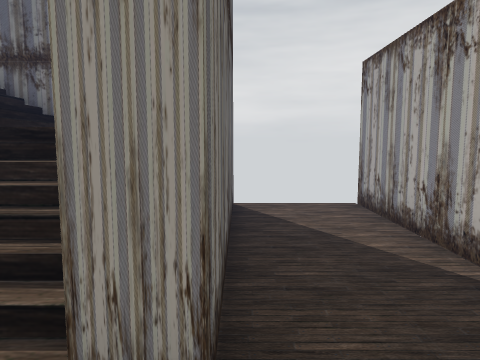
view 1 (above)

20 first-person views from a walk through a 3-D level made in the Unity game engine. The camera is 1.3 m above the floor, tilts 6° down and sees 70° across. Doors are open. The floor is counted in squares, 1 m on a side. Each view is taken from the middle of a square. On the plan, view 1 faces up. The plan holds only what a view shows up to about 15 squares ahead; the rest is blank. The place goes on beyond the plan. The player character is not drawn. Some surface patterns are stand-ins.

view 2
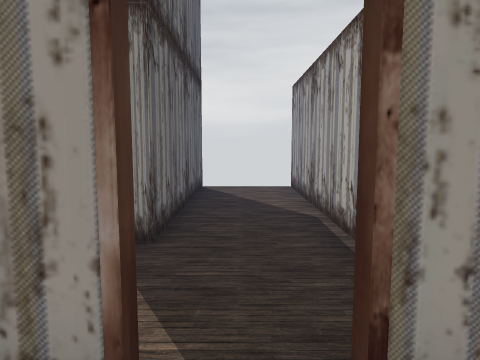

view 3
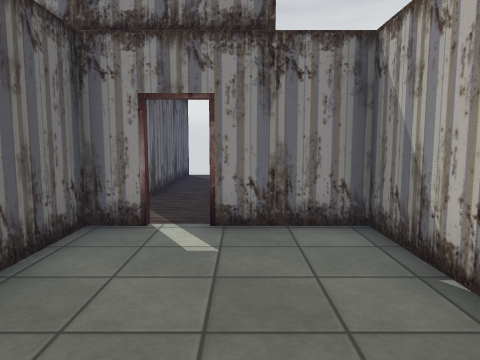

view 4
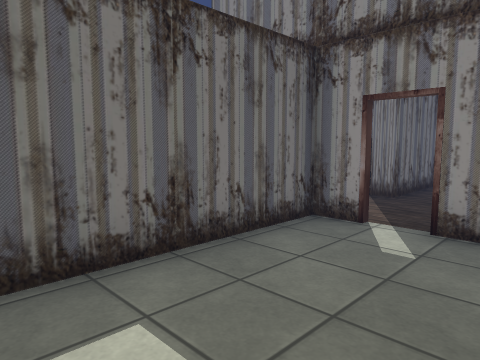

view 5
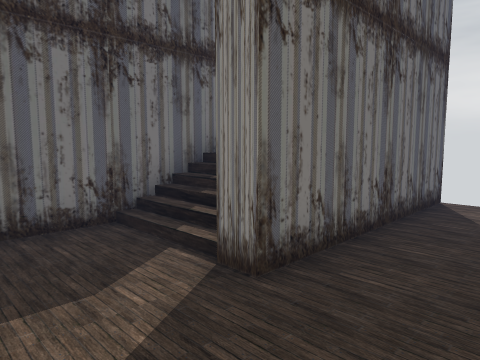

view 6
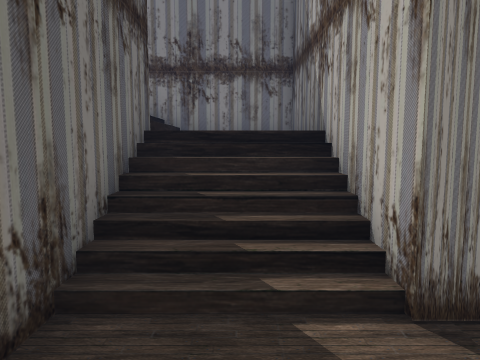

view 7
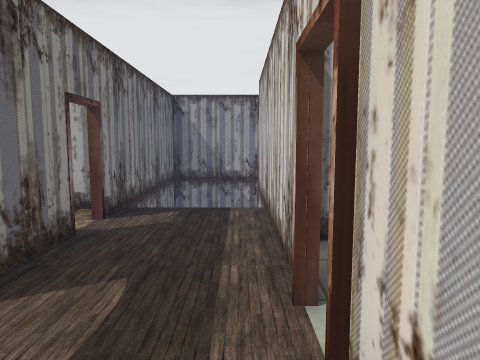

view 8
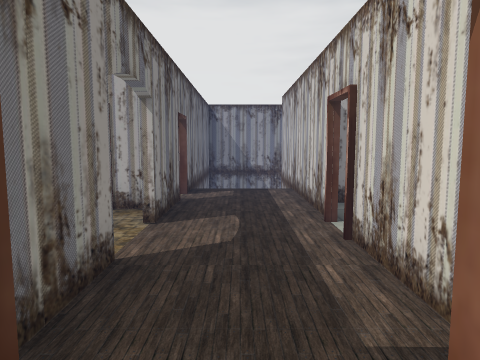

view 9
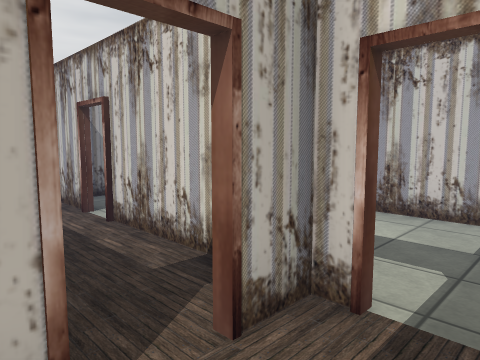

view 10
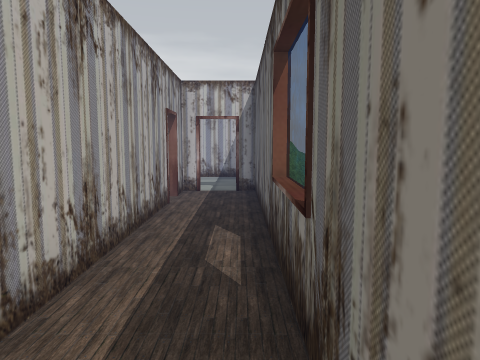

view 11
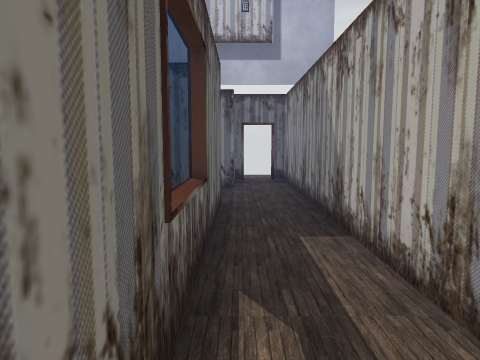

view 12
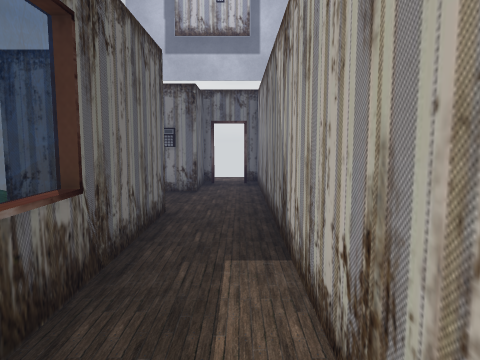

view 13
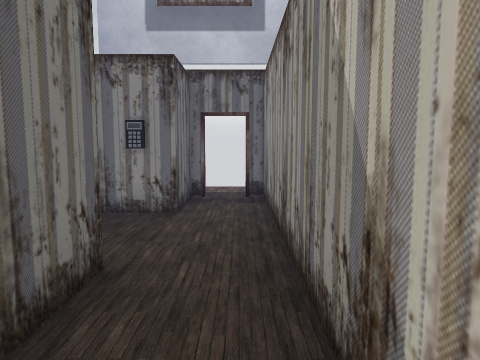

view 14
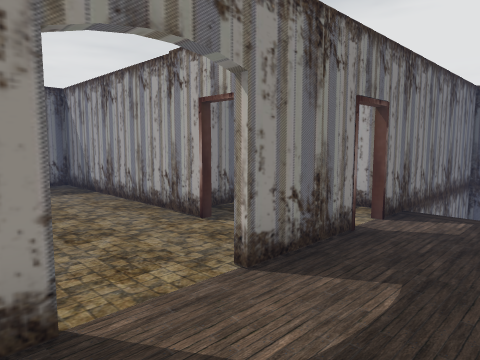

view 15
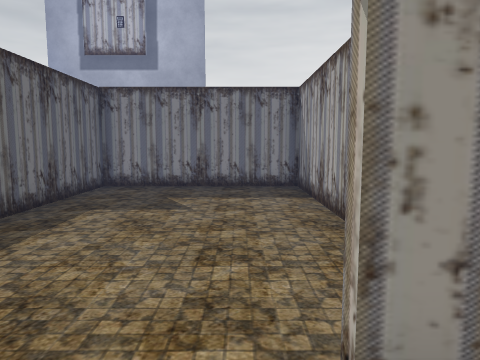

view 16
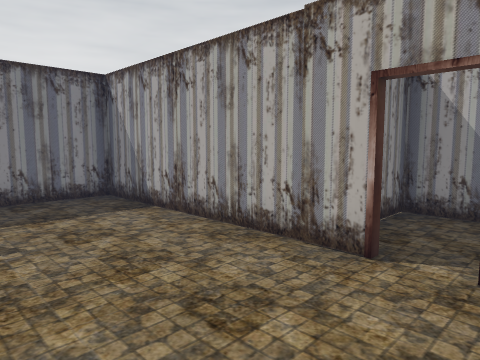

view 17
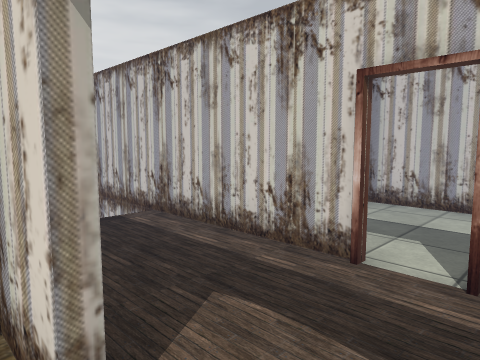

view 18
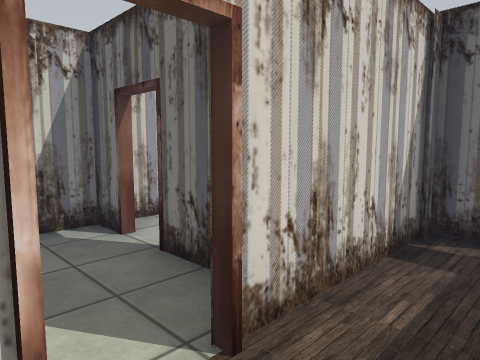

view 19
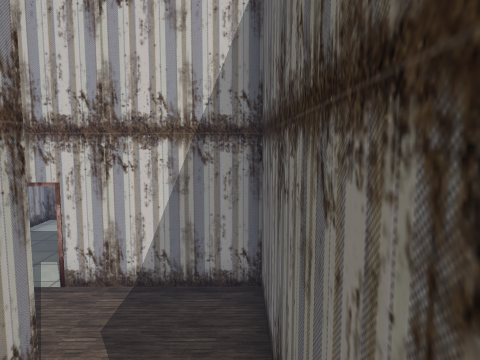

view 20
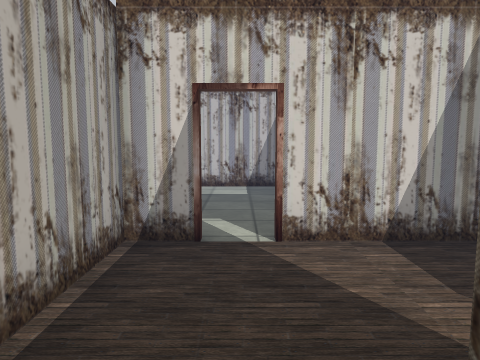

### Floor plan
Key: @ floor where view 1 was taken; # wall or solid block; x gap in a wall; . main floor; - floor 1.5 m lower than the main floor; _ floor 3 m lower than the main floor; / step, stairs or slope; D open door; = window, fence, low wall or low ledge; O other object.
Columns run from 20 left of view 1 to 4 right of it. Each row starts with its distance up from view 1.
 20    DD#
 19    #.#
 18  #O..#
 17  #...#######
 16  #...#.....#
 15 ###..#.....#
 14   #..#.....#
 13   #..#.....#
 12   #..#.....#
 11   =..#.....####
 10   =..#.....#..#
  9   =..# ....D..#
  8   =..# ....#..######
  7   =..###..##xx#//  ##__#
  6   #..D......../    ##__#
  5  =#DD#...D..../  - ##__#
  4  ##DD####D#######//##__#
  3  #  ..  #.. #   #//##__#
  2     ..  D..     #//##__#
  1     ########    #______#
  0                 #___@__#
 -1                 #____D_#
 -2                 #####D###
 -3                    #____#
 -4                    #____#
 -5                    #____#
 -6                    #____#
 -7                     ____#
 -8                     #####

Positions as (right, up) in squares from view 1, and headings:
1: (0, 0), facing up
2: (1, -3), facing up
3: (2, -7), facing up
4: (3, -7), facing up-left
5: (2, -1), facing up-left
6: (-2, -1), facing up
7: (-13, 5), facing right
8: (-16, 6), facing right
9: (-17, 7), facing down-right
10: (-17, 14), facing down
11: (-17, 8), facing up
12: (-16, 9), facing up
13: (-16, 12), facing up
14: (-13, 5), facing up-right
15: (-11, 6), facing up
16: (-13, 8), facing up-right
17: (-12, 8), facing down-right
18: (-10, 6), facing down-left
19: (-3, 5), facing down
20: (1, 3), facing down
